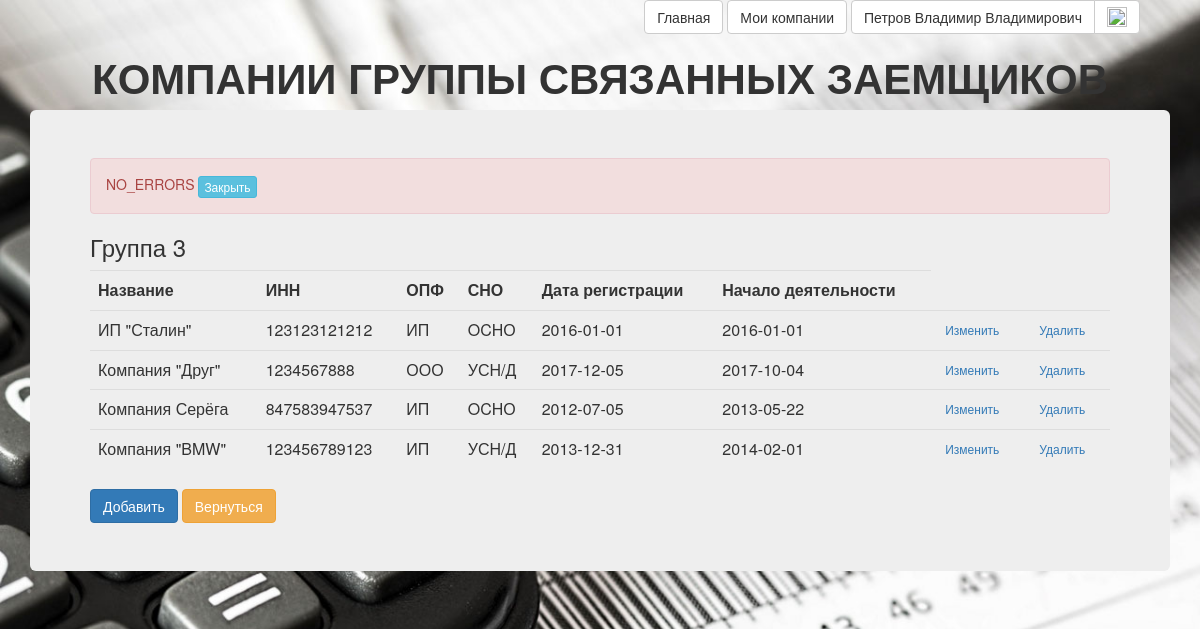
The app's page /cred_limit/company_list.php?GSZ_Id=3 (signed in) with its own data.
### tables this page shows
CREATE TABLE `users` (
  `id` bigint(20) UNSIGNED NOT NULL,
  `email` char(64) NOT NULL,
  `nickname` char(64) NOT NULL,
  `password` char(225) NOT NULL,
  `fullname` char(100) DEFAULT NULL,
  `newsletter` tinyint(1) DEFAULT NULL,
  `status_active` tinyint(1) NOT NULL
);

CREATE TABLE `gsz` (
  `Id` tinyint(2) UNSIGNED NOT NULL,
  `User_Id` bigint(20) UNSIGNED NOT NULL,
  `Brief_Name` char(30) DEFAULT NULL,
  `Full_Name` char(150) DEFAULT NULL
);

CREATE TABLE `company` (
  `Id` int(10) UNSIGNED NOT NULL,
  `INN` bigint(20) UNSIGNED NOT NULL,
  `GSZ_Id` tinyint(2) UNSIGNED NOT NULL,
  `User_Id` bigint(20) UNSIGNED NOT NULL,
  `Name` char(150) NOT NULL,
  `OPF_Id` tinyint(2) UNSIGNED NOT NULL,
  `SNO_Id` tinyint(2) UNSIGNED NOT NULL,
  `Date_Registr` date DEFAULT NULL,
  `Date_Begin_Work` date DEFAULT NULL
);

CREATE TABLE `opf` (
  `Id` tinyint(2) UNSIGNED NOT NULL,
  `Brief_Name` varchar(10) NOT NULL,
  `Full_Name` varchar(100) NOT NULL,
  `INN_Length` tinyint(2) UNSIGNED NOT NULL,
  `Is_Corporation` tinyint(1) NOT NULL DEFAULT '1' COMMENT 'Признак того, что компания является организацией (не ИП). У ИП=0, у других = 1.'
);

CREATE TABLE `sno` (
  `Id` tinyint(2) UNSIGNED NOT NULL,
  `Brief_Name` varchar(10) NOT NULL,
  `Full_Name` varchar(100) NOT NULL,
  `Cred_Limit_Affect` tinyint(1) NOT NULL DEFAULT '1'
);

### registration/lib/common.php (called while the page is built, shortened)
<?php
function get_current_user_id()
{
	return $_SESSION['user_id'];
}
function db_user_find_by_id($dbh, $id)
{
	$query = 'SELECT * FROM users WHERE id=?';
	$stmt = mysqli_prepare($dbh, $query);
	mysqli_stmt_bind_param($stmt, 's', $id);
	if (mysqli_stmt_execute($stmt) === false)
		db_handle_error($dbh);
	$qr = mysqli_stmt_get_result($stmt);
	$result = mysqli_fetch_assoc($qr);
	return $result;
}

### cred_limit/script/cred_limit_scripts.php (called while the page is built, shortened)
<?php
require_once($_SERVER['DOCUMENT_ROOT'].'/script/app_config.php');
class GSZ_Item
{
	function __construct($id)
	{
		$query = "SELECT `Brief_Name`, `Full_Name` FROM GSZ WHERE `Id`={$id}";
		$row = getRow($query);
		$this->Id = $id;
		$this->Brief_Name = htmlspecialchars($row['Brief_Name']);
		$query = "SELECT min(`Date_Begin_Work`) FROM `company` WHERE `GSZ_Id`={$id}";
		$Date_Begin_Work = getCell($query);
		$query = "SELECT COUNT(*) FROM `company` WHERE `GSZ_Id`={$id}";
		$NumberCompany = getCell($query);
		$query = "SELECT `Id`, `Date_calc_limit` FROM `calc_limit_dates` WHERE `GSZ_Id`={$id}";
		$result_array = getRow($query);
		$Date_calc_limit = $result_array['Date_calc_limit'];
	}
}
function get_company_set($GSZ_Id)
{
	$query = "SELECT \n"
    . " `A`.`Id` AS `Id`, \n"
    . " `A`.`Name` AS `Name`, \n"
    . " `A`.`INN` AS `INN`, \n"
    . " `B`.`Brief_Name` AS `OPF`, \n"
    . " `C`.`Brief_Name` AS `SNO`, \n"
    . " `A`.`Date_Registr`, \n"
    . " `A`.`Date_Begin_Work`,\n"
    . " `B`.`Is_Corporation`\n"
    . "FROM \n"
    . " `Company` `A`, \n"
    . " `OPF` `B`, \n"
    . " `SNO` `C` \n"
    . "WHERE \n"
    . " (`A`.`GSZ_Id` = {$GSZ_Id}) \n"
    . " AND (`A`.`OPF_Id` = `B`.`Id`) \n"
    . " AND (`A`.`SNO_Id` = `C`.`Id`)"
	. " AND (`User_Id`=".get_current_user_id().")";
	$company_set = getTable($query);
	return $company_set;
}
function get_error_message()
{
	if (isset($_GET['error']))
		return (ERROR_MESSAGE_PREFIX . '<strong>'.htmlspecialchars(urldecode($_GET['error'])).'.</strong>');
	else
		return NO_ERRORS_MESSAGE;
}

### script/finansist_scripts.php (called while the page is built, shortened)
<?php
require_once $_SERVER['DOCUMENT_ROOT'].'/registration/lib/common.php';
function xss($data)
{
    if (is_array($data))
    {
        $escaped = array();
        foreach ($data as $key => $value)
        {
            $escaped[$key] = xss($value);
        }
        return $escaped;
    }
    return trim(htmlspecialchars($data));
}
function getCell($query)
{
    global $mysqli;
    $result_set = $mysqli->query($query);
    $arr = array_values($result_set->fetch_assoc());
    return $arr[0];
}
function getRow($query)
{
    global $mysqli;
    $result_set = $mysqli->query($query);
    $row = $result_set->fetch_assoc();
    return $row;
}
function getTable($query)
{
    global $mysqli;
    $result_set = $mysqli->query($query);
    $result = array();
    while (($row = $result_set->fetch_assoc()) !=false)
    {
        $result[]=$row;
    }
    return $result;
}
?>

### script/app_config.php (called while the page is built, shortened)
<?php
require_once 'finansist_scripts.php';
$get = xss($_GET);

### cred_limit/company_list.php (the view, shortened to what this page needs)
<?php
	require_once('./script/cred_limit_scripts.php');
	include_once ($_SERVER['DOCUMENT_ROOT'].'\registration\header_login.php');
	$GSZ_item = new GSZ_item($get["GSZ_Id"]);
	$company_set = get_company_set($get["GSZ_Id"]);
	$error_message = get_error_message();
?>
<!DOCTYPE html>
<html>
<head>
	<link href="/css/bootstrap.min.css" rel="stylesheet"/>
	<link href="/css/style.css" rel="stylesheet"/>
</head>
<body>
	<div class="container">
		<header>
			<h2 class="text-center">КОМПАНИИ ГРУППЫ СВЯЗАННЫХ ЗАЕМЩИКОВ</h2>
		</header>
		<div class="jumbotron">
			<div id="error_message_div" class="alert alert-danger" role="alert">
				<span id="error_message"><?=$error_message?></span>
				<button id="btnError_message" type="button" class="btn btn-info btn-xs">Закрыть</button>
			</div>
			<h3><?=$GSZ_item->Brief_Name?></h3>
			<table class="table">
				<tr>
					<th>Название</th><th>ИНН</th><th>ОПФ</th><th>СНО</th><th>Дата регистрации</th><th>Начало деятельности</th>
				</tr>
				<?php
				foreach ($company_set as $company) { ?>
				<tr>
					<td><?=$company['Name']?></td><td><?=$company['INN']?></td><td><?=$company['OPF']?></td><td><?=$company['SNO']?></td>
					<td><?=$company['Date_Registr']?></td><td><?=$company['Date_Begin_Work']?></td>
					<td><a class="btn btn-link btn-xs" href="<?=HTML_PATH_COMPANY_EDIT_FORM?>?Company_Id=<?=$company['Id']?>">Изменить</a></td>
					<td><a class="btn btn-link btn-xs" href="<?=HTML_PATH_COMPANY_DELETE_FORM?>?Company_Id=<?=$company['Id']?>">Удалить</a></td>
				</tr>
				<?php
				}
				?>
			</table>
			<a class="btn btn-primary" href="<?=HTML_PATH_COMPANY_ADD_FORM?>?GSZ_Id=<?=$GSZ_item->Id?>">Добавить</a>
			<a class="btn btn-warning" href="<?=HTML_PATH_GSZ_LIST_FORM?>">Вернуться</a>
		</div>
	</div>
</body>
</html>

### registration/header_login.php (shortened to what this page needs)
<?php
$dbh = db_connect();
$current_user = db_user_find_by_id($dbh, get_current_user_id());
?>
<html>
<div align="right" style="margin-right:5%" class="wrapper">
		<?php if ($current_user): ?>
			<a href="../" class="btn btn-default">Главная</a>
			<a href="../registration\users_company.php" class="btn btn-default">Мои компании</a>
			<div class="btn-group">
			  <a href="../registration/users_setting.php" title="Настройки профиля" class="btn btn-default"><?= $current_user['fullname'] ?></a>
			  <a href="../registration/logout.php" title="Выход" class="btn btn-default"><img width="20" height="20" src="../img/Out.png"></a>
			</div>
		<?php endif; ?>
</div>
</html>

### css/style.css (style rules this page uses)
body { background-image: url(../img/bg.jpg); height: 100%; background-repeat: no-repeat; background-size: cover; }
h2 { font-size: 42px; font-style: normal; font-weight: 700; text-transform: uppercase; }
table { border-spacing: 0px 10px; margin-bottom: 20px; }
td, th { padding-left: 10px; padding-right: 10px; vertical-align: top; word-wrap:break-word; }
.jumbotron { text-align: left; }

### records on screen
users: fullname "Петров Владимир Владимирович"
gsz: Brief_Name "Группа 3"
company: Name "ИП \"Сталин\"", INN "123123121212", OPF_Id.Brief_Name "ИП", SNO_Id.Brief_Name "OCНО", Date_Registr "2016-01-01", Date_Begin_Work "2016-01-01"
company: Name "Компания \"Друг\"", INN "1234567888", OPF_Id.Brief_Name "ООО", SNO_Id.Brief_Name "УСН/Д", Date_Registr "2017-12-05", Date_Begin_Work "2017-10-04"
company: Name "Компания Серёга", INN "847583947537", OPF_Id.Brief_Name "ИП", SNO_Id.Brief_Name "OCНО", Date_Registr "2012-07-05", Date_Begin_Work "2013-05-22"
company: Name "Компания \"BMW\"", INN "123456789123", OPF_Id.Brief_Name "ИП", SNO_Id.Brief_Name "УСН/Д", Date_Registr "2013-12-31", Date_Begin_Work "2014-02-01"

### other values on screen
$error_message "NO_ERRORS"
